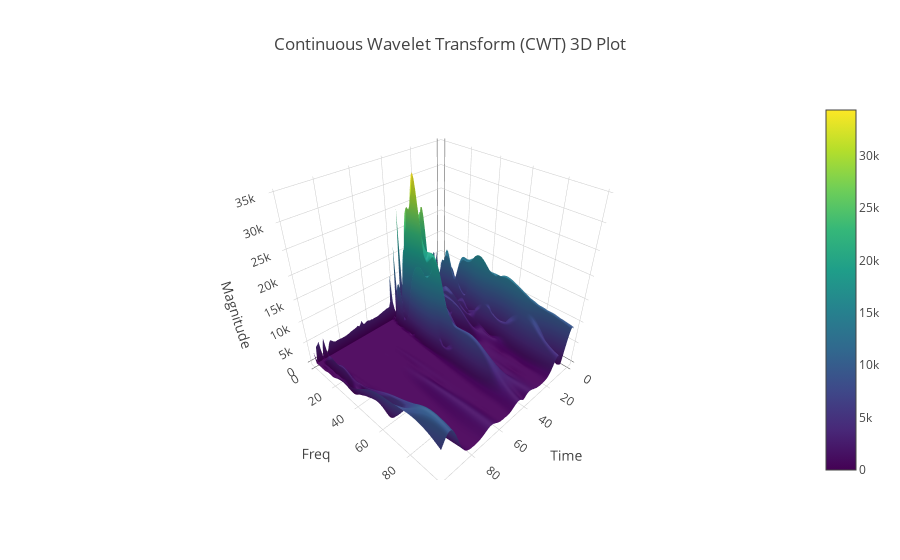

Notebook source saved alongside this figure:
### Code cell
X, Y = np.meshgrid(np.arange(rowcount), np.arange(coloumncount))
Z_gl = gl_cwt_result.T  

fig = go.Figure(data=[go.Surface(z=Z_gl, x=X, y=Y, colorscale='Viridis')])
fig.update_layout(title='Continuous Wavelet Transform (CWT) 3D Plot',
                  scene=dict(xaxis_title='Time',
                             yaxis_title='Freq',
                             zaxis_title='Magnitude'),
                  autosize=True)
fig.show()

### Figure 1 — Plotly figure (JSON) as saved in the notebook; plotly's stock layout.template omitted (floating-point values rounded to 4 significant figures; data arrays with more than 128 entries replaced by an {"elided": "..."} marker saying what was removed)
{"data": [{"colorscale": [[0, "#440154"], [0.1111, "#482878"], [0.2222, "#3e4989"], [0.3333, "#31688e"], [0.4444, "#26828e"], [0.5556, "#1f9e89"], [0.6667, "#35b779"], [0.7778, "#6ece58"], [0.8889, "#b5de2b"], [1, "#fde725"]], "type": "surface", "x": {"elided": "100x100 int values"}, "y": {"elided": "100x100 int values"}, "z": {"elided": "100x100 float values"}}], "layout": {"autosize": true, "scene": {"xaxis": {"title": {"text": "Time"}}, "yaxis": {"title": {"text": "Freq"}}, "zaxis": {"title": {"text": "Magnitude"}}}, "title": {"text": "Continuous Wavelet Transform (CWT) 3D Plot"}}}
